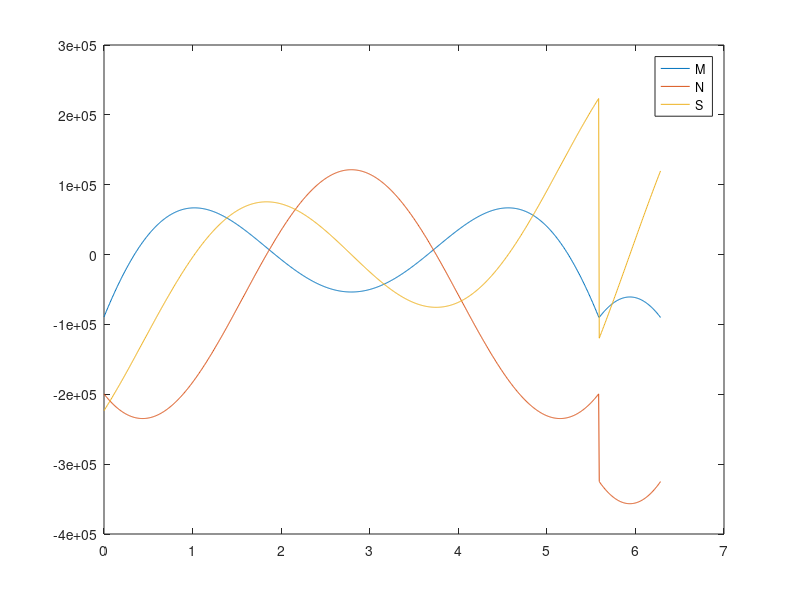

This chart was generated by the following MATLAB code:
% rear wing spar

clear
clc
clear all

R = 1.393; % radius
V = -732665/2; % vertical load per wing strut
alpha = 20*pi/180;


phi = linspace(0,2*pi,1000);

W1 = ((cos(phi)/2)-(pi-phi).*sin(phi)+1)/(2*pi);
W2 = ((3*cos(phi)/2)+(pi-phi).*sin(phi))/(2*pi);
W3 = ((pi-phi).*cos(phi)-(sin(phi)/2))/(2*pi);

W4 = (1 / (2 * pi)) * (3*sin(phi)/2 + (pi - phi).*(cos(phi) - 1));
W5 = (1 / (2 * pi)) * (sin(phi)/2 - (pi-phi).*cos(phi));
W6 = (1 / (2 * pi)) * ((pi - phi).* sin(phi) - 1 - 0.5 * cos(phi));

W7 = (pi-2*sin(phi)-phi)/(2*pi);
%W8 = ((3*cos(phi)/2)+(pi-phi).*sin(phi))/(2*pi);
W8 = sin(phi)/pi;
W9 = (1 / (2 * pi)) * (1 + 2 * cos(phi));

% right attachment
Pl = V*sin(alpha); % tangential component of wing load
Ql = V*cos(alpha); % radial component of wing load
Tl = 0; % resultant torque at attachment, +ve anticlockwise

Ml1 = Ql*R*W1 + Pl*R*W4 + Tl*W7;
Nl1 = Ql*W2 + Pl*W5 + Tl*W8/R;
Sl1 = Ql*W3 + Pl*W6 + Tl*W9/R;


% left attachment
P2 = -V*sin(alpha); % tangential component of gear load
Q2 = V*cos(alpha); % radial component of gear load
T2 = 0; % resultant torque at attachment, +ve anticlockwise

Ml2 = Q2*R*W1 + P2*R*W4 + T2*W7;
Nl2 = Q2*W2 + P2*W5 + T2*W8/R;
Sl2 = Q2*W3 + P2*W6 + T2*W9/R;


shiftNum = round(1000*(2*alpha/(2*pi)));

MlTot(1:1000-shiftNum) = Ml1(1:1000-shiftNum) + Ml2(shiftNum+1:1000);
MlTot(1001-shiftNum:1000) = Ml1(1001-shiftNum:1000) + Ml2(1:shiftNum);

NlTot(1:1000-shiftNum) = Nl1(1:1000-shiftNum) + Nl2(shiftNum+1:1000);
NlTot(1001-shiftNum:1000) = Nl1(1001-shiftNum:1000) + Nl2(1:shiftNum);

SlTot(1:1000-shiftNum) = Sl1(1:1000-shiftNum) + Sl2(shiftNum+1:1000);
SlTot(1001-shiftNum:1000) = Sl1(1001-shiftNum:1000) + Sl2(1:shiftNum);


figure
plot(phi,MlTot)
hold on
plot(phi,NlTot)
plot(phi,SlTot)
hold off
legend('M','N','S')

Mmax = max(abs(MlTot))
Nmax = max(abs(NlTot))
Smax = max(abs(SlTot))